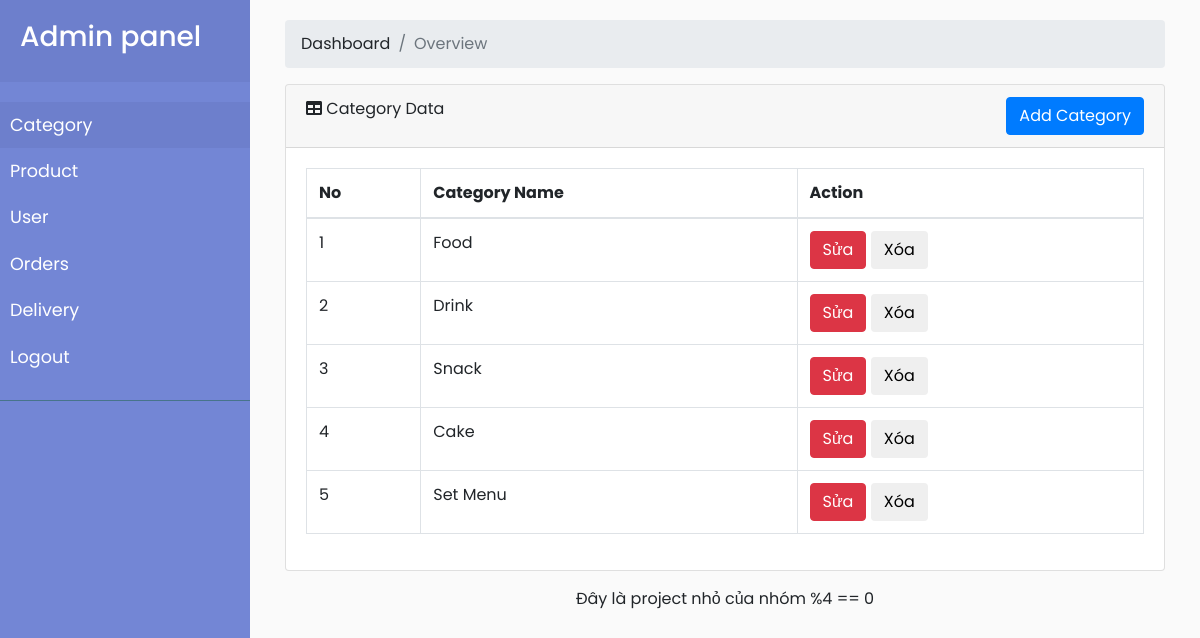
Page /admin_category.php (signed in) on the committed database.
### tables this page shows
CREATE TABLE `categories` (
  `cat_id` int(100) NOT NULL,
  `cat_title` varchar(100) DEFAULT NULL
);

### admin_category.php (the view, shortened to what this page needs)
<!DOCTYPE html>
<html>
<?php include('db.php'); ?>
<?php include('admin_head.php'); ?>
<body>
  <div class="wrapper">
    <?php include('admin_sidebar.php') ?>
    <div id="content">
      <div id="content-wrapper">
        <div class="container-fluid">
          <ol class="breadcrumb">
            <li class="breadcrumb-item">
              <a href="#">Dashboard</a>
            </li>
            <li class="breadcrumb-item active">Overview</li>
          </ol>
          <div class="card mb-3">
            <div class="card-header">
              <i class="fas fa-table"></i>
              Category Data
              <a href="admin_category_add.php"><button class="btn btn-primary" style="float: right;">Add Category</button></a>
            </div>
            <div class="card-body">
              <div class="table-responsive">
                <table class="table table-bordered" id="dataTable" width="100%" cellspacing="0">
                  <thead>
                    <tr>
                      <th>No</th>
                      <th>Category Name</th>
                      <th>Action</th>
                    </tr>
                  </thead>
                  <tbody>
                    <?php $sql = "SELECT * FROM categories";
                    if ($result = mysqli_query($con, $sql)) {
                      if (mysqli_num_rows($result) > 0) {
                        $i = 1;
                        while ($row = mysqli_fetch_array($result)) {
                    ?>
                          <tr>
                            <td><?php echo $i; ?></td>
                            <td><?php echo  $row['cat_title']; ?></td>
                            <td>
                              <a href='admin_category_edit.php?id=<?php echo $row['cat_id']; ?>' title='Update Record' data-toggle='tooltip'><button class="btn btn-danger">Sửa </button></a>
                              <a href='admin_category_delete.php?id=<?php echo $row['cat_id']; ?>' title='Update Record' data-toggle='tooltip'><button class="btn btn">Xóa </button></a>
                            </td>
                          </tr>
                    <?php
                          $i++;
                        }
                      }
                    } ?>
                  </tbody>
                </table>
              </div>
            </div>
          </div>
        </div>
        <footer class="sticky-footer">
          <div class="container my-auto">
            <div class="copyright text-center my-auto">
              <span>Đây là project nhỏ của nhóm %4 == 0</span>
            </div>
          </div>
        </footer>
      </div>
    </div>
  </div>
</body>
</html>

### admin_dashboard.css (style rules this page uses)
body { font-family: 'Poppins', sans-serif; background: #fafafa; }
a, a:hover, a:focus { color: inherit; text-decoration: none; transition: all 0.3s; }
.wrapper { display: flex; width: 100%; align-items: stretch; }
#content { width: 100%; padding: 20px; min-height: 100vh; transition: all 0.3s; }

### rows in the picture
categories: cat_title "Food"
categories: cat_title "Drink"
categories: cat_title "Snack"
categories: cat_title "Cake"
categories: cat_title "Set Menu"
